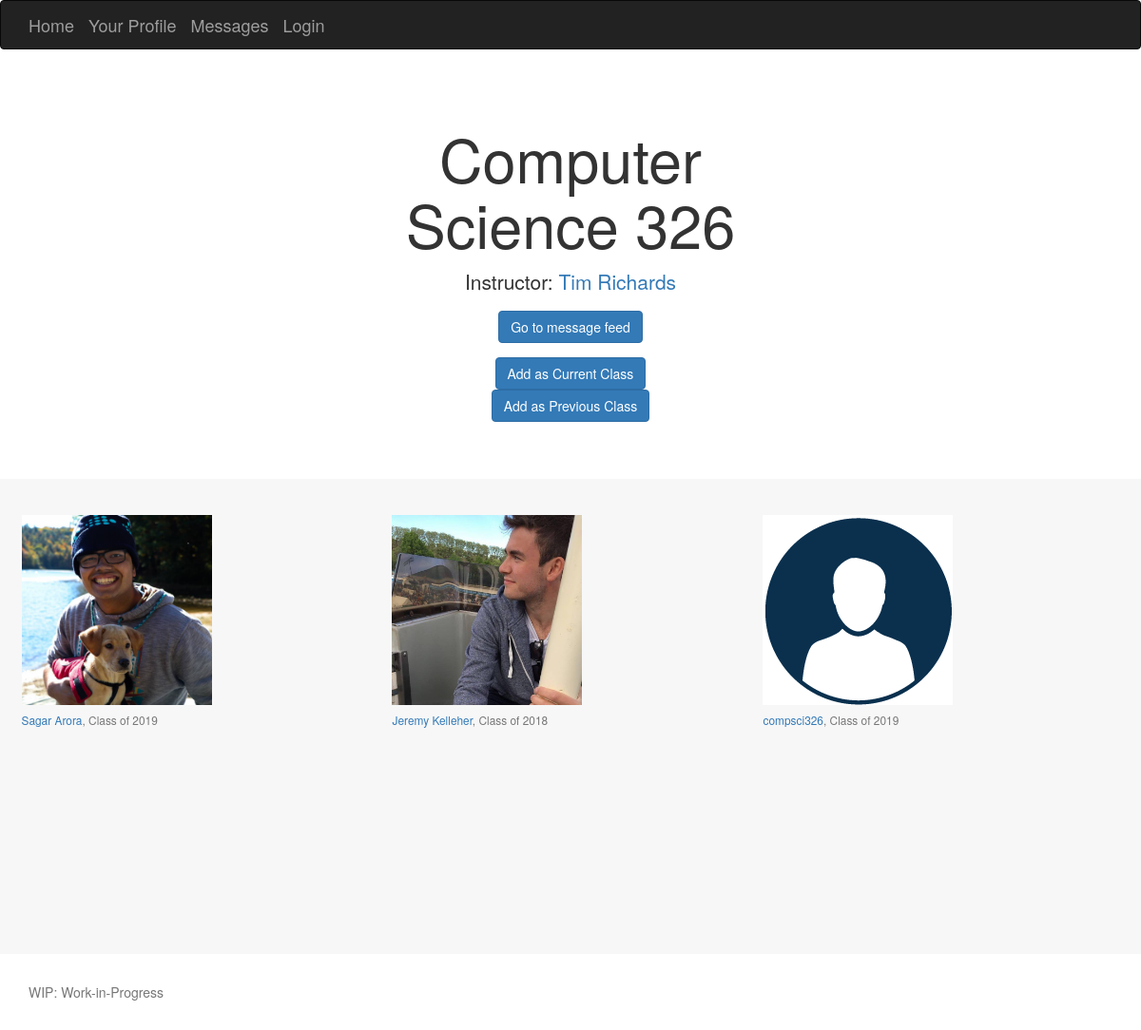
The page /Tibl/classpage/5 on the database its author committed.
### Tibl/models.py (models this page shows, shortened)
class Department(models.Model):
	name = models.CharField(max_length=60)
	abbreviation = models.CharField(max_length=10)
	def __str__(self):
		return self.name

class Course(models.Model):
	department = models.ForeignKey('Department', on_delete=models.SET_NULL, null=True)
	name = models.CharField(max_length=200, null=True)
	number = models.CharField(max_length=10)

class Teacher(models.Model):
	full_name = models.CharField(max_length=60)
	department = models.ForeignKey('Department', on_delete=models.SET_NULL, null=True)
	profile_picture = models.ImageField(upload_to="profile_pictures")

class Student(models.Model):
	full_name = models.CharField(max_length=60)
	grad_year = models.IntegerField()
	profile_picture = models.ImageField(upload_to="profile_pictures")
	user = models.OneToOneField(User, on_delete=models.SET_NULL, null=True)

### Tibl/views.py (the view)
# urls.py: path('classpage/<int:num_>', views.classpage, name='class'),
def classpage(request, num_):
    section = Section.objects.get(id=num_)
    year = section.year
    season = section.season
    teachers_list = section.teachers.all()
    course = section.course
    course_name = course.name
    course_number = course.number
    course_department = course.department
    students_list = section.students.all()
    return render(
        request,
        'classpage.html',
        context={'students':students_list, 'year':year, 'season':season, 'teachers':teachers_list, 'name':course_name, 'department':course_department, 'number':course_number }
    )

### Tibl/templates/classpage.html (shortened to what this page needs)
{% extends "base_generic.html" %}
{% block content %}
{% load static %}
  <link rel="stylesheet" href="{% static 'css/classpage.css' %}">
  <body>
    <section class="jumbotron text-center">
      <div class="container">
        <h1 class="jumbotron-heading">{{ department }} {{ number }}</h1>
        {% for teacher in teachers %}
        <p>Instructor: <a href="#">{{ teacher.full_name }}</a></p>
        {% endfor %}
        <p>
          <a href="/" class="btn btn-primary">Go to message feed</a>
        </p>
        <form action="{% url 'register_section_current' number %}" method="POST">
          <input type="submit" class="btn btn-primary" value="Add as Current Class">
        </form>
        <form action="{% url 'register_section_previous' number %}" method="POST">
          <input type="submit" class="btn btn-primary" value="Add as Previous Class">
        </form>
      </div>
    </section>
    <div class="album text-muted">
      <div class="container">
        <div class="row">
          {% for student in students %}
          <div class="card">
              <img src="{% static student.profile_picture.url  %}" alt="pic1">
            <p class="card-text"><a href="{% url 'friendprofile' student.id %}">{{ student.full_name }}</a>, Class of {{ student.grad_year }}</p>
          </div>
          {% endfor %}
        </div>
      </div>
    </div>
{% endblock %}

### Tibl/static/css/classpage.css (style rules this page uses)
body { min-height: 50rem; }
.jumbotron { padding-top: 6rem; padding-bottom: 6rem; margin-bottom: 0; background-color: #fff; }
.jumbotron-heading { font-weight: 300; }
.jumbotron .container { max-width: 50rem; }
.album { min-height: 50rem; padding-top: 3rem; padding-bottom: 3rem; background-color: #f7f7f7; }
.card { float: left; width: 33.333%; padding: .75rem; margin-bottom: 2rem; border: 0; }
.card > img { margin-bottom: .75rem; height:200px; }
.card-text { font-size: 85%; }

### rows shown on the page
Department: name "Computer Science"
Course: number "326"
Teacher: full_name "Tim Richards"
Student: profile_picture (picture), full_name "Sagar Arora", grad_year "2019"
Student: profile_picture (picture), full_name "Jeremy Kelleher", grad_year "2018"
Student: profile_picture (picture), full_name "compsci326", grad_year "2019"
